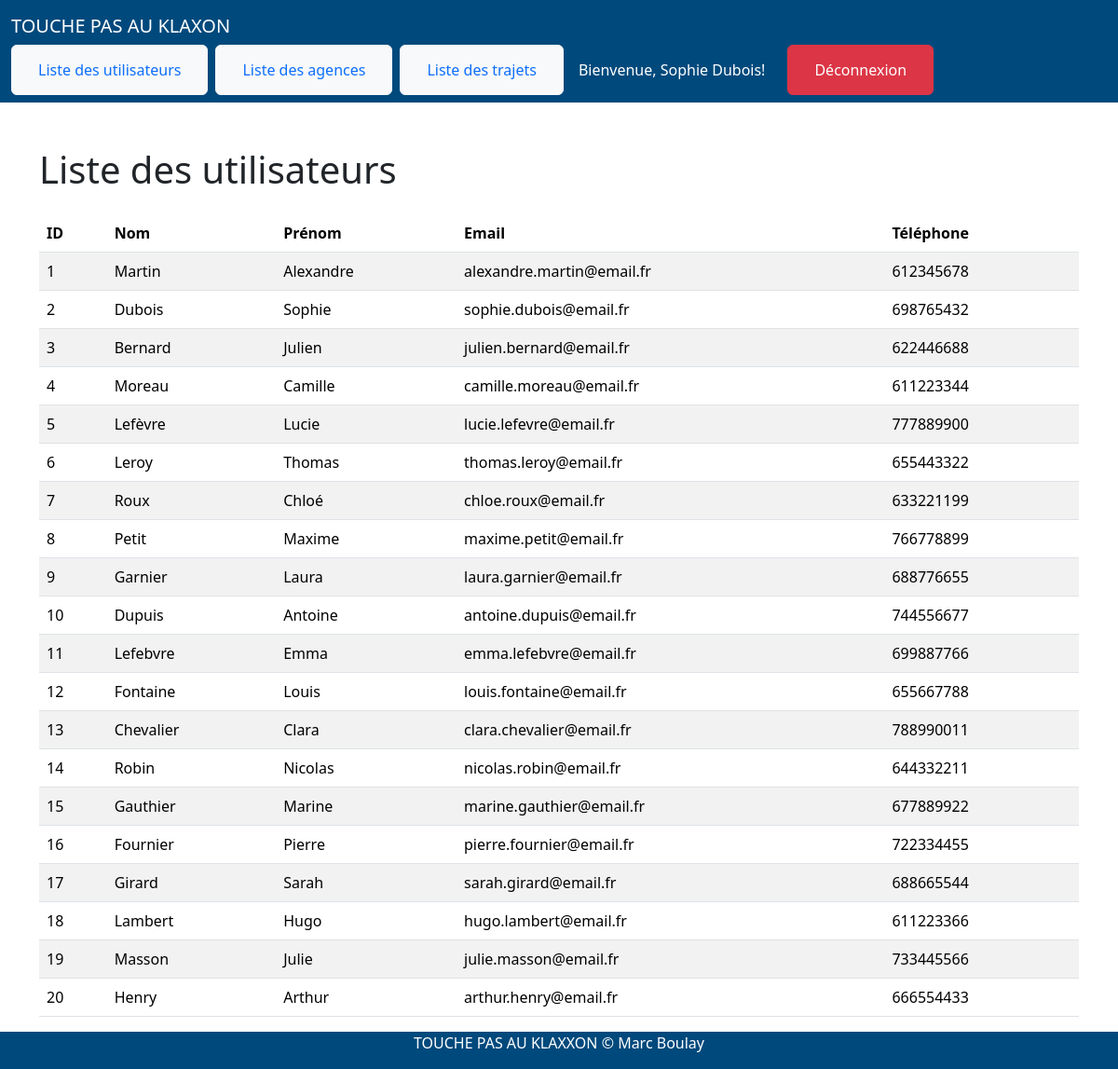
The page /templates/usersList.php (signed in) on the database its author committed.
### tables this page shows
CREATE TABLE `users` (
  `id` int(11) NOT NULL,
  `nom` varchar(50) NOT NULL,
  `prenom` varchar(50) NOT NULL,
  `telephone` int(11) NOT NULL,
  `email` varchar(50) NOT NULL,
  `role` varchar(10) NOT NULL,
  `password` varchar(12) NOT NULL
);

### controller/usersListController.php (called while the page is built)
<?php
require_once '../core/db.php';
$sql = "SELECT * FROM users";
$resultat = $conn->query($sql);
?>

### templates/usersList.php (the view, shortened to what this page needs)
<?php
require '../controller/usersListController.php';
?>
<!DOCTYPE html>
<html lang="fr">
<head>
    <link href="https://cdn.jsdelivr.net/npm/bootstrap@5.3.7/dist/css/bootstrap.min.css" rel="stylesheet">
    <link rel="stylesheet" href="../assets/style.css">
</head>
<header>
    <?php include 'adminNav.php';?>
</header>
<body>
    <div class="container mt-5">
        <h1 class="mb-4">Liste des utilisateurs</h1>
        <table class="table table-striped">
            <thead>
                <tr>
                    <th>ID</th>
                    <th>Nom</th>
                    <th>Prénom</th>
                    <th>Email</th>
                    <th>Téléphone</th>
                </tr>
            </thead>
            <tbody>
                <?php if ($resultat->num_rows > 0): ?>
                    <?php while ($ligne = $resultat->fetch_assoc()): ?>
                        <tr>
                            <td><?php echo htmlspecialchars($ligne['id']); ?></td>
                            <td><?php echo htmlspecialchars($ligne['nom']); ?></td>
                            <td><?php echo htmlspecialchars($ligne['prenom']); ?></td>
                            <td><?php echo htmlspecialchars($ligne['email']); ?></td>
                            <td><?php echo htmlspecialchars($ligne['telephone']); ?></td>
                        </tr>
                    <?php endwhile; ?>
                <?php else: ?>
                    <tr><td colspan="5">Aucun utilisateur trouvé.</td></tr>
                <?php endif; ?>
            </tbody>
        </table>
    </div>
</body>
    <?php include 'footer.php'?>
</html>

### rows shown on the page
users: id "1", nom "Martin", prenom "Alexandre", email "alexandre.martin@email.fr", telephone "612345678"
users: id "2", nom "Dubois", prenom "Sophie", email "sophie.dubois@email.fr", telephone "698765432"
users: id "3", nom "Bernard", prenom "Julien", email "julien.bernard@email.fr", telephone "622446688"
users: id "4", nom "Moreau", prenom "Camille", email "camille.moreau@email.fr", telephone "611223344"
users: id "5", nom "Lefèvre", prenom "Lucie", email "lucie.lefevre@email.fr", telephone "777889900"
users: id "6", nom "Leroy", prenom "Thomas", email "thomas.leroy@email.fr", telephone "655443322"
users: id "7", nom "Roux", prenom "Chloé", email "chloe.roux@email.fr", telephone "633221199"
users: id "8", nom "Petit", prenom "Maxime", email "maxime.petit@email.fr", telephone "766778899"
users: id "9", nom "Garnier", prenom "Laura", email "laura.garnier@email.fr", telephone "688776655"
users: id "10", nom "Dupuis", prenom "Antoine", email "antoine.dupuis@email.fr", telephone "744556677"
users: id "11", nom "Lefebvre", prenom "Emma", email "emma.lefebvre@email.fr", telephone "699887766"
users: id "12", nom "Fontaine", prenom "Louis", email "louis.fontaine@email.fr", telephone "655667788"
users: id "13", nom "Chevalier", prenom "Clara", email "clara.chevalier@email.fr", telephone "788990011"
users: id "14", nom "Robin", prenom "Nicolas", email "nicolas.robin@email.fr", telephone "644332211"
users: id "15", nom "Gauthier", prenom "Marine", email "marine.gauthier@email.fr", telephone "677889922"
users: id "16", nom "Fournier", prenom "Pierre", email "pierre.fournier@email.fr", telephone "722334455"
users: id "17", nom "Girard", prenom "Sarah", email "sarah.girard@email.fr", telephone "688665544"
users: id "18", nom "Lambert", prenom "Hugo", email "hugo.lambert@email.fr", telephone "611223366"
users: id "19", nom "Masson", prenom "Julie", email "julie.masson@email.fr", telephone "733445566"
users: id "20", nom "Henry", prenom "Arthur", email "arthur.henry@email.fr", telephone "666554433"

### other values the page prints
$_SESSION['prenom'] ." ". $_SESSION['nom'] "Sophie Dubois"
